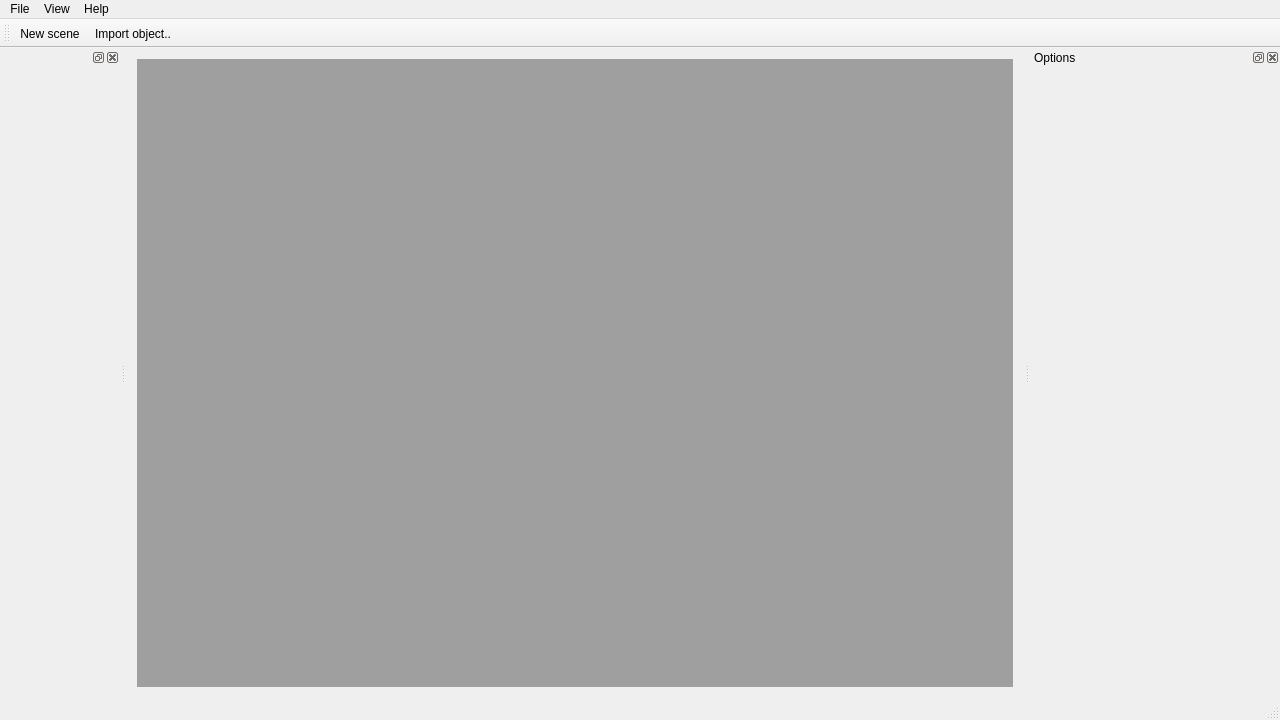
<?xml version="1.0" encoding="UTF-8"?>
<ui version="4.0">
 <class>WorkspaceClass</class>
 <widget class="QMainWindow" name="WorkspaceClass">
  <property name="windowModality">
   <enum>Qt::ApplicationModal</enum>
  </property>
  <property name="geometry">
   <rect>
    <x>0</x>
    <y>0</y>
    <width>1280</width>
    <height>720</height>
   </rect>
  </property>
  <property name="windowTitle">
   <string>Workspace</string>
  </property>
  <property name="documentMode">
   <bool>false</bool>
  </property>
  <widget class="QWidget" name="centralWidget">
   <layout class="QVBoxLayout" name="verticalLayout">
    <item>
     <widget class="QMdiArea" name="sceneArea"/>
    </item>
   </layout>
  </widget>
  <widget class="QMenuBar" name="menuBar">
   <property name="geometry">
    <rect>
     <x>0</x>
     <y>0</y>
     <width>1280</width>
     <height>21</height>
    </rect>
   </property>
   <widget class="QMenu" name="menuFile">
    <property name="title">
     <string>File</string>
    </property>
    <addaction name="actionNewScene"/>
    <addaction name="actionImportObject"/>
    <addaction name="separator"/>
    <addaction name="actionExit"/>
   </widget>
   <widget class="QMenu" name="menuView">
    <property name="title">
     <string>View</string>
    </property>
   </widget>
   <widget class="QMenu" name="menuHelp">
    <property name="title">
     <string>Help</string>
    </property>
   </widget>
   <addaction name="menuFile"/>
   <addaction name="menuView"/>
   <addaction name="menuHelp"/>
  </widget>
  <widget class="QToolBar" name="mainToolBar">
   <property name="toolButtonStyle">
    <enum>Qt::ToolButtonIconOnly</enum>
   </property>
   <attribute name="toolBarArea">
    <enum>TopToolBarArea</enum>
   </attribute>
   <attribute name="toolBarBreak">
    <bool>false</bool>
   </attribute>
   <addaction name="actionNewScene"/>
   <addaction name="actionImportObject"/>
  </widget>
  <widget class="QStatusBar" name="statusBar"/>
  <widget class="QDockWidget" name="leftDock">
   <property name="minimumSize">
    <size>
     <width>120</width>
     <height>38</height>
    </size>
   </property>
   <attribute name="dockWidgetArea">
    <number>1</number>
   </attribute>
   <widget class="QWidget" name="leftDockWidget"/>
  </widget>
  <widget class="QDockWidget" name="rightDock">
   <property name="minimumSize">
    <size>
     <width>250</width>
     <height>38</height>
    </size>
   </property>
   <property name="windowTitle">
    <string>Options</string>
   </property>
   <attribute name="dockWidgetArea">
    <number>2</number>
   </attribute>
   <widget class="QWidget" name="rightDockWidget"/>
  </widget>
  <action name="actionExit">
   <property name="text">
    <string>Exit</string>
   </property>
  </action>
  <action name="actionNewScene">
   <property name="icon">
    <iconset resource="Workspace.qrc">
     <normaloff>:/Workspace/Resources/icons/newScene.ico</normaloff>:/Workspace/Resources/icons/newScene.ico</iconset>
   </property>
   <property name="text">
    <string>New scene</string>
   </property>
  </action>
  <action name="actionImportObject">
   <property name="icon">
    <iconset resource="Workspace.qrc">
     <normaloff>:/Workspace/Resources/icons/insertObject.png</normaloff>:/Workspace/Resources/icons/insertObject.png</iconset>
   </property>
   <property name="text">
    <string>Import object..</string>
   </property>
  </action>
 </widget>
 <layoutdefault spacing="6" margin="11"/>
 <resources>
  <include location="Workspace.qrc"/>
 </resources>
 <connections>
  <connection>
   <sender>actionExit</sender>
   <signal>triggered()</signal>
   <receiver>WorkspaceClass</receiver>
   <slot>close()</slot>
   <hints>
    <hint type="sourcelabel">
     <x>-1</x>
     <y>-1</y>
    </hint>
    <hint type="destinationlabel">
     <x>639</x>
     <y>359</y>
    </hint>
   </hints>
  </connection>
 </connections>
</ui>
